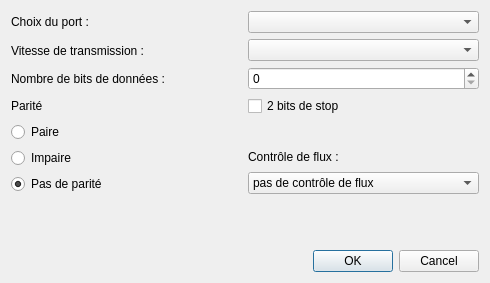
<?xml version="1.0" encoding="UTF-8"?>
<ui version="4.0">
 <class>Dialog</class>
 <widget class="QDialog" name="Dialog">
  <property name="geometry">
   <rect>
    <x>0</x>
    <y>0</y>
    <width>490</width>
    <height>283</height>
   </rect>
  </property>
  <property name="windowTitle">
   <string>Dialog</string>
  </property>
  <layout class="QGridLayout" name="gridLayout">
   <item row="4" column="1">
    <widget class="QComboBox" name="comboBoxFlux">
     <item>
      <property name="text">
       <string>pas de contrôle de flux</string>
      </property>
     </item>
    </widget>
   </item>
   <item row="2" column="0" rowspan="3">
    <layout class="QVBoxLayout" name="verticalLayout">
     <item>
      <widget class="QRadioButton" name="radioButtonPaire">
       <property name="text">
        <string>Paire</string>
       </property>
      </widget>
     </item>
     <item>
      <widget class="QRadioButton" name="radioButtonImpaire">
       <property name="text">
        <string>Impaire</string>
       </property>
      </widget>
     </item>
     <item>
      <widget class="QRadioButton" name="radioButtonNone">
       <property name="text">
        <string>Pas de parité</string>
       </property>
       <property name="checked">
        <bool>true</bool>
       </property>
      </widget>
     </item>
    </layout>
   </item>
   <item row="6" column="0" colspan="2">
    <widget class="QDialogButtonBox" name="buttonBox">
     <property name="orientation">
      <enum>Qt::Horizontal</enum>
     </property>
     <property name="standardButtons">
      <set>QDialogButtonBox::Cancel|QDialogButtonBox::Ok</set>
     </property>
    </widget>
   </item>
   <item row="3" column="1">
    <widget class="QLabel" name="label_5">
     <property name="text">
      <string>Contrôle de flux :</string>
     </property>
    </widget>
   </item>
   <item row="0" column="0" colspan="2">
    <layout class="QHBoxLayout" name="horizontalLayout">
     <item>
      <layout class="QVBoxLayout" name="verticalLayout_3">
       <item>
        <widget class="QLabel" name="label">
         <property name="text">
          <string>Choix du port :</string>
         </property>
        </widget>
       </item>
       <item>
        <widget class="QLabel" name="label_2">
         <property name="text">
          <string>Vitesse de transmission :</string>
         </property>
        </widget>
       </item>
       <item>
        <widget class="QLabel" name="label_3">
         <property name="text">
          <string>Nombre de bits de données :</string>
         </property>
        </widget>
       </item>
      </layout>
     </item>
     <item>
      <layout class="QVBoxLayout" name="verticalLayout_2">
       <item>
        <widget class="QComboBox" name="comboBoxPort"/>
       </item>
       <item>
        <widget class="QComboBox" name="comboBoxVitesse"/>
       </item>
       <item>
        <widget class="QSpinBox" name="spinBoxBitData"/>
       </item>
      </layout>
     </item>
    </layout>
   </item>
   <item row="1" column="0" colspan="2">
    <layout class="QHBoxLayout" name="horizontalLayout_2">
     <item>
      <widget class="QLabel" name="label_4">
       <property name="text">
        <string>Parité</string>
       </property>
      </widget>
     </item>
     <item>
      <widget class="QCheckBox" name="checkBoxStop">
       <property name="text">
        <string>2 bits de stop</string>
       </property>
      </widget>
     </item>
    </layout>
   </item>
   <item row="5" column="1">
    <spacer name="verticalSpacer">
     <property name="orientation">
      <enum>Qt::Vertical</enum>
     </property>
     <property name="sizeHint" stdset="0">
      <size>
       <width>20</width>
       <height>40</height>
      </size>
     </property>
    </spacer>
   </item>
  </layout>
 </widget>
 <resources/>
 <connections>
  <connection>
   <sender>buttonBox</sender>
   <signal>accepted()</signal>
   <receiver>Dialog</receiver>
   <slot>accept()</slot>
   <hints>
    <hint type="sourcelabel">
     <x>248</x>
     <y>254</y>
    </hint>
    <hint type="destinationlabel">
     <x>157</x>
     <y>274</y>
    </hint>
   </hints>
  </connection>
  <connection>
   <sender>buttonBox</sender>
   <signal>rejected()</signal>
   <receiver>Dialog</receiver>
   <slot>reject()</slot>
   <hints>
    <hint type="sourcelabel">
     <x>316</x>
     <y>260</y>
    </hint>
    <hint type="destinationlabel">
     <x>286</x>
     <y>274</y>
    </hint>
   </hints>
  </connection>
 </connections>
</ui>
